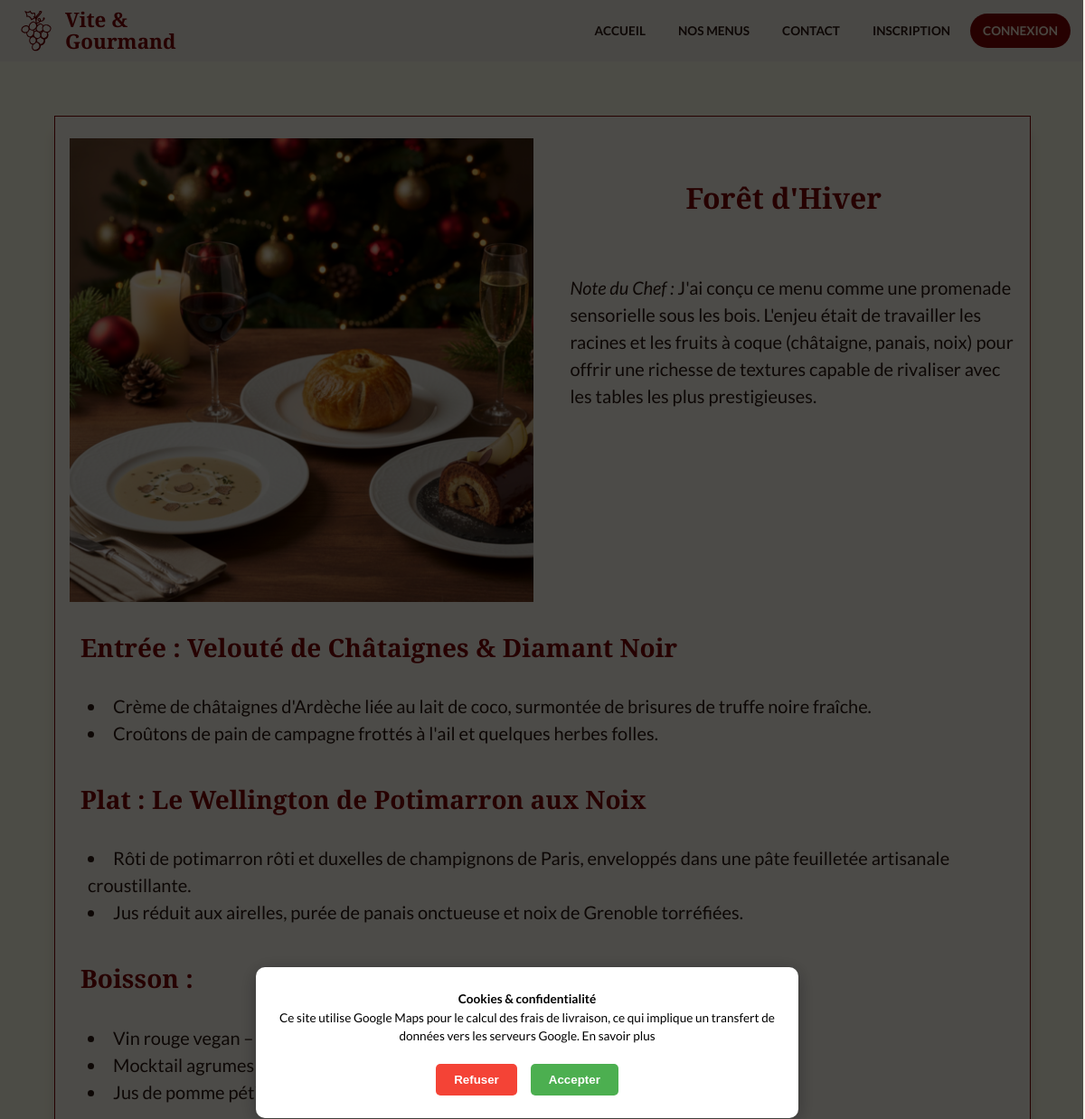
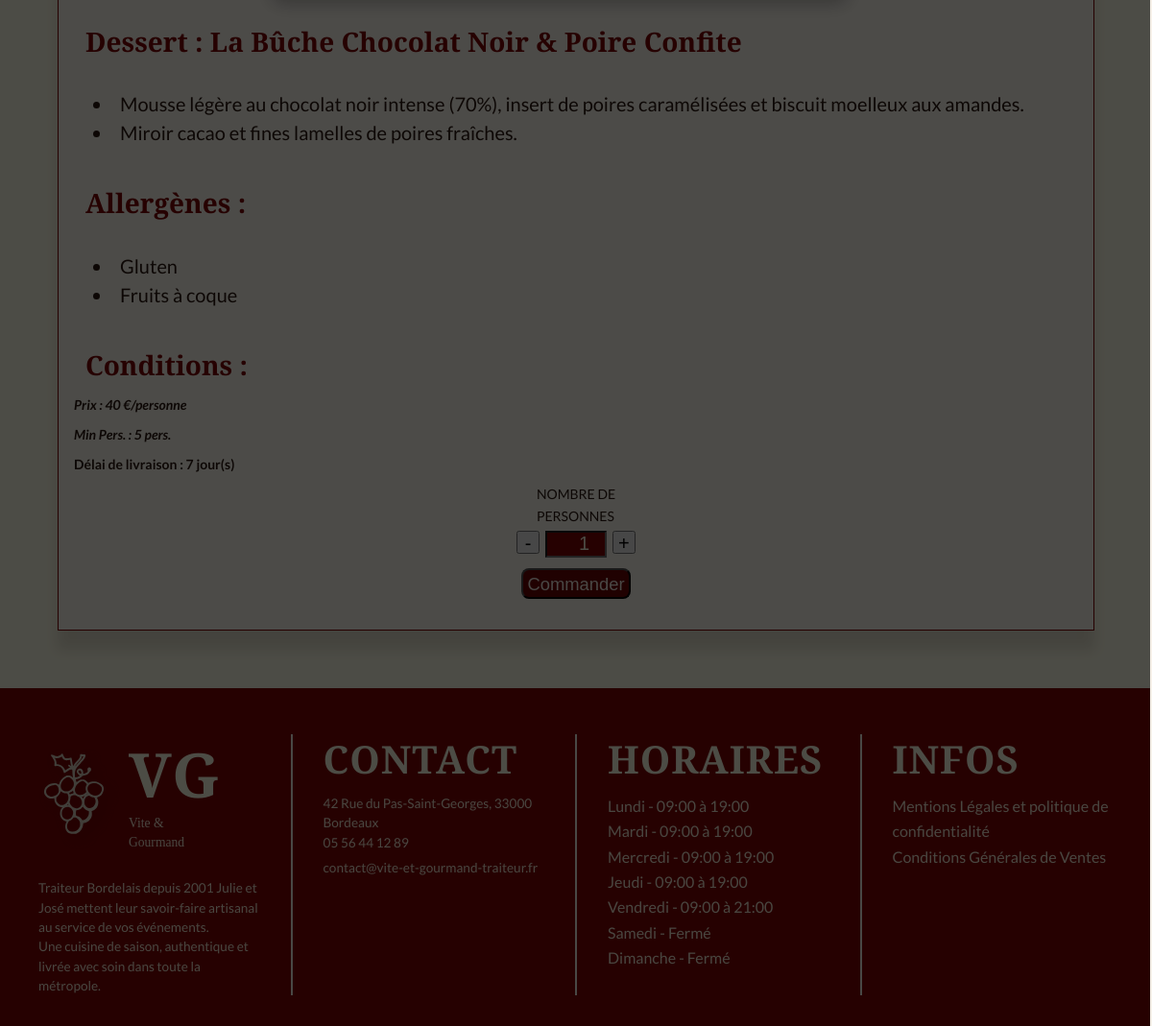
Screenshot of /data/menu-detail.php?id=ForêtH with the database file from the repository (2 pictures, top to bottom).
### tables this page shows
CREATE TABLE `menu` (
  `Id_menu` int NOT NULL,
  `menu_nom` varchar(100) NOT NULL,
  `theme` varchar(100) NOT NULL,
  `regime` varchar(100) NOT NULL,
  `nb_perso_min` int DEFAULT NULL,
  `nb_perso_max` int DEFAULT NULL,
  `prix_menu` decimal(10,0) NOT NULL,
  `entree` text NOT NULL,
  `plat` text NOT NULL,
  `dessert` text NOT NULL,
  `boisson` text,
  `allergene` text,
  `description` text,
  `entree_description` text,
  `plat_description` text,
  `dessert_description` text,
  `boisson_description` text,
  `img_menu` varchar(255) DEFAULT NULL,
  `link` varchar(100) DEFAULT NULL,
  `description_info` text,
  `img_uploaded` varchar(255) DEFAULT NULL,
  `actif` tinyint(1) NOT NULL DEFAULT '1',
  `quantite_restante` int DEFAULT NULL,
  `conditions` text,
  `mois_debut` int DEFAULT NULL,
  `mois_fin` int DEFAULT NULL,
  `delai_commande_jours` int DEFAULT NULL
);

CREATE TABLE `horaires` (
  `Id_horaire` int NOT NULL,
  `jour` varchar(20) NOT NULL,
  `ouverture_matin` time DEFAULT NULL,
  `fermeture_matin` time DEFAULT NULL,
  `ouverture_apm` time DEFAULT NULL,
  `fermeture_apm` time DEFAULT NULL,
  `ferme` tinyint(1) NOT NULL DEFAULT '0'
);

### classes/Repository/MenuRepository.php (called while the page is built, shortened)
<?php
require_once __DIR__ . '/../Entity/MenuEntity.php';
class MenuRepository {
    private PDO $pdo;
    public function __construct(PDO $pdo) {
        $this->pdo = $pdo;
    }
    private function hydrate(array|false|null $data): ?Menu{
    return new Menu($data);
}
    public function findByLink(string $link): ?Menu {
        $stmt = $this->pdo->prepare("SELECT * FROM menu WHERE link = ? AND actif = 1 ");
        $stmt->execute([$link]);
        $data = $stmt ->fetch(PDO::FETCH_ASSOC);
        return $this->hydrate($data);
    }
}

### classes/Entity/MenuEntity.php (called while the page is built, shortened)
<?php
class Menu {
    private string $menu_nom;
    private float $prix_menu;
    private int $nb_perso_min;
    private string $description;
    private ?string $img_menu;
    private ?string $entree;
    private ?string $entree_description;
    private ?string $plat;
    private ?string $plat_description;
    private ?string $boisson;
    private ?string $dessert;
    private ?string $dessert_description;
    private ?string $allergene;
    private ?int $delai_commande;
    public function __construct(array $data) {
        $this->menu_nom          = $data['menu_nom'];
        $this->prix_menu         = (float)$data['prix_menu'];
        $this->nb_perso_min      = (int)$data['nb_perso_min'];
        $this->description       = $data['description'] ?? '';
        $this->img_menu       = $data['img_menu'] ?? null;
        $this->entree            = $data['entree'] ?? null;
        $this->entree_description = $data['entree_description']?? null;
        $this->plat              = $data['plat']?? null;
        $this->plat_description  = $data['plat_description']?? null;
        $this->boisson           = $data['boisson']?? null;
        $this->dessert           = $data['dessert']?? null;
        $this->dessert_description = $data['dessert_description']?? null;
        $this->allergene         = $data['allergene']?? null;
        $this->delai_commande      = $data['delai_commande_jours'] ?? null;
        }
    public function getNom(): string         { return $this->menu_nom; }
    public function getPrix(): float         { return $this->prix_menu; }
    public function getNbPersoMin(): int     { return $this->nb_perso_min; }
    public function getDescription(): string { return $this->description; }
    public function getEntree(): ?string     { return $this->entree;}
    public function getEntreeDescription(): ?string     { return $this->entree_description;}
    public function getPlat(): ?string     { return $this->plat;}
    public function getPlatDescription(): ?string     { return $this->plat_description;}
    public function getDessert(): ?string     { return $this->dessert;}
    public function getDessertDescription(): ?string     { return $this->dessert_description;}
    public function getBoisson(): ?string     { return $this->boisson;}
    public function getAllergene(): ?string     { return $this->allergene;}
    public function getDelaiCommande(): ?int     { return $this->delai_commande; }
    public function getImgMenuUrl(): string{
        $img = $this ->img_menu ?? '';
        return pathinfo($img, PATHINFO_EXTENSION) ? $img : $img .'.png';
    }
    }

### data/menu-detail.php (the view, shortened to what this page needs)
<?php
require_once __DIR__ . '/../login.php';
require_once __DIR__ . '/../classes/Repository/MenuRepository.php';
$menuRepository = new MenuRepository($pdo);
$menu = $menuRepository->findByLink($_GET['id'] ?? '');
?>
<!DOCTYPE html>
<html lang="fr">
<?php include __DIR__ . '/../includes/head.php'; ?>
<body>
<?php include __DIR__ . '/../includes/header.php'; ?>
<main>
    <article class="menu-detail">
        <div class="menu-detail-header">
            <picture>
                <img src="../Images/<?= $menu->getImgMenuUrl() ?>" alt="Photo du menu <?= htmlspecialchars($menu->getNom()) ?>" class="menu-detail-img">
            </picture>
            <div class="menu-detail-headline">
                <h2><?= htmlspecialchars($menu->getNom()) ?></h2>
                <p class="menu-chef-note"><em>Note du Chef :</em> <?= htmlspecialchars($menu->getDescription()) ?></p>
            </div>
        </div>
        <h3>Entrée : <?= htmlspecialchars($menu->getEntree()) ?></h3>
        <ul>
            <?php foreach (explode('|', $menu->getEntreeDescription() ?? '') as $ligne): ?>
                <li><?= htmlspecialchars($ligne) ?></li>
            <?php endforeach; ?>
        </ul>
        <h3>Plat : <?= htmlspecialchars($menu->getPlat()) ?></h3>
        <ul>
            <?php foreach (explode('|', $menu->getPlatDescription() ?? '') as $ligne): ?>
                <li><?= htmlspecialchars($ligne) ?></li>
            <?php endforeach; ?>
        </ul>
        <?php if ($menu->getBoisson()): ?>
    <h3>Boisson :</h3>
    <ul>
        <?php foreach (explode('|', $menu->getBoisson() ?? '') as $ligne): ?>
            <li><?= htmlspecialchars($ligne) ?></li>
        <?php endforeach; ?>
    </ul>
<?php endif; ?>
        <h3>Dessert : <?= htmlspecialchars($menu->getDessert()) ?></h3>
        <ul>
            <?php foreach (explode('|', $menu->getDessertDescription() ?? '') as $ligne): ?>
                <li><?= htmlspecialchars($ligne) ?></li>
            <?php endforeach; ?>
        </ul>
        <h3>Allergènes :</h3>
        <ul>
            <?php foreach (explode('|', $menu->getAllergene() ?? '') as $ligne): ?>
                <li><?= htmlspecialchars($ligne) ?></li>
            <?php endforeach; ?>
        </ul>
        <div class="menu-detail-footer">
            <div class="menu-condition-footer">
                <h3>Conditions :</h3>
                <em class="menu-condition">Prix : <?= $menu->getPrix() ?> €/personne</em>
                <em class="menu-condition">Min Pers. : <?= $menu->getNbPersoMin() ?> pers.</em>
                <?php if ($menu->getDelaiCommande() !== null): ?>
                    <span class="menu-condition">Délai de livraison : <?= $menu->getDelaiCommande() ?> jour(s)</span>
                <?php endif; ?>
            </div>
            <form id="form-commande" action="../achat.php" method="POST">
                <div class="nb-person-menu">
                    <span>NOMBRE DE <br>PERSONNES</span>
                    <div class="input-nb-perso">
                        <button type="button" class="counter-btn" onclick="change(this, -1)" aria-label="Diminuer le nombre de personnes">-</button>
                        <input type="number" class="counter-val" name="nb_pers" value="1" min="1">
                        <button type="button" class="counter-btn" onclick="change(this, 1)" aria-label="Augmenter le nombre de personnes">+</button>
                    </div>
                </div>
                <div class="order-menu-btn">
                    <button type="submit" class="btn-menu-order">Commander</button>
                </div>
            </form>
        </div>
    </article>
</main>
<?php include __DIR__ . '/../includes/footer.php'; ?>
</body>
</html>

### includes/footer.php (shortened to what this page needs)
<footer>
    <div id="cookie-overlay" class="cookie-overlay">
                <div class="cookie-banner">
                    <p>
                        <strong> Cookies & confidentialité</strong><br>
                        Ce site utilise Google Maps pour le calcul des frais de livraison,
                        ce qui implique un transfert de données vers les serveurs Google.
                        <a href="<?= BASE_URL ?>/mentions.php" target="_blank" aria-label="s'ouvre les mentions légales dans un nouvel onglet">En savoir plus</a>
                    </p>
                    <div class="cookie-buttons">
                        <button id="refuse-cookies" class="btn-cookie-refuse">Refuser</button>
                        <button id="accept-cookies" class="btn-cookie-accept">Accepter</button>
                    </div>
                </div>
            </div>
            <div>
                <div class="footer-logo-group">
                    <img src="<?= BASE_URL ?>/Images/Logo_beige_final_v2.svg" class="footer-logo" alt="Logo Vite & Gourmand">
                    <div class="footer-logo-text">
                        <h3>VG</h3>
                        <p>Vite & Gourmand</p>
                    </div>
                </div>
                <br>
                <p>Traiteur Bordelais depuis 2001 Julie et José mettent leur savoir-faire artisanal au service de vos événements. <br> Une cuisine de saison, authentique et livrée avec soin dans toute la métropole.</p>
            </div>
            <address>
                <h3> CONTACT </h3>
                <?php
                $stmt_info = $pdo->query("SELECT * FROM renseignement ");
                $informations = $stmt_info->fetch();
                ?>
                <p><?= $informations['adresse'] ?? '42 Rue du Pas-Saint-Georges, 33000 Bordeaux' ?></p>
                <ul>
                    <li><?php echo $informations['telephone'] ?? '05 56 44 12 89' ; ?></li>
                    <li><a href="mailto:contact@vite-et-gourmand-traiteur.fr"><?php echo $informations['email'] ?? 'contact@vite-et-gourmand-traiteur.fr' ; ?></a></li>
                </ul>
            </address>
            <div>
                <h3>HORAIRES</h3>
                <ul>
                    <?php
                        $stmt_h = $pdo->query("SELECT * FROM horaires ORDER BY Id_horaire ASC");
                        $horaires_footer = $stmt_h->fetchAll();
                    ?>
                    <?php foreach ($horaires_footer as $h): ?>
                        <?php if (!$h['ferme']):; ?>
                            <li> <?= htmlspecialchars($h['jour']) ?> - <?= substr($h['ouverture_matin'], 0, 5) ?> à <?= substr($h['fermeture_apm'], 0, 5) ?></li>
                        <?php else: ?>
                            <li> <?= htmlspecialchars($h['jour']) ?> - Fermé</li>
                        <?php endif; ?>
                    <?php endforeach; ?>
                </ul>
                    </div>
            <div>
                <h3>INFOS</h3>
                <a href="<?= BASE_URL ?>/mentions.php"> Mentions Légales et politique de confidentialité</a>
                <br>
                <a href="<?= BASE_URL ?>/CGV.php"> Conditions Générales de Ventes </a>
            </div>
        </footer>

### rows the page displays
menu: img_menu (picture), menu_nom "Forêt d'Hiver", description "J'ai conçu ce menu comme une promenade sensorielle sous les bois. L'enjeu était de travailler les racines et les fruits à coque (châtaigne, panais, noix) pour offrir une richesse de textures capable de rivaliser avec les tables les plus prestigieuses.", entree "Velouté de Châtaignes & Diamant Noir", entree_description "Crème de châtaignes d'Ardèche liée au lait de coco, surmontée de brisures de truffe noire fraîche.", entree_description "Croûtons de pain de campagne frottés à l'ail et quelques herbes folles.", plat "Le Wellington de Potimarron aux Noix", plat_description "Rôti de potimarron rôti et duxelles de champignons de Paris, enveloppés dans une pâte feuilletée artisanale croustillante.", plat_description "Jus réduit aux airelles, purée de panais onctueuse et noix de Grenoble torréfiées.", boisson "Vin rouge vegan –…", boisson "Mocktail agrumes & romarin", boisson "Jus de pomme pétillant bio", dessert "La Bûche Chocolat Noir & Poire Confite", dessert_description "Mousse légère au chocolat noir intense (70%), insert de poires caramélisées et biscuit moelleux aux amandes.", dessert_description "Miroir cacao et fines lamelles de poires fraîches.", allergene "Gluten", allergene "Fruits à coque", prix_menu "40", nb_perso_min "5", delai_commande_jours "7"
horaires: jour "Lundi", ouverture_matin "09:00", fermeture_apm "19:00"
horaires: jour "Mardi", ouverture_matin "09:00", fermeture_apm "19:00"
horaires: jour "Mercredi", ouverture_matin "09:00", fermeture_apm "19:00"
horaires: jour "Jeudi", ouverture_matin "09:00", fermeture_apm "19:00"
horaires: jour "Vendredi", ouverture_matin "09:00", fermeture_apm "21:00"
horaires: jour "Samedi"
horaires: jour "Dimanche"

### other values shown
$informations['adresse'] "42 Rue du Pas-Saint-Georges, 33000 Bordeaux"
$informations['telephone'] "05 56 44 12 89"
$informations['email'] "contact@vite-et-gourmand-traiteur.fr"
